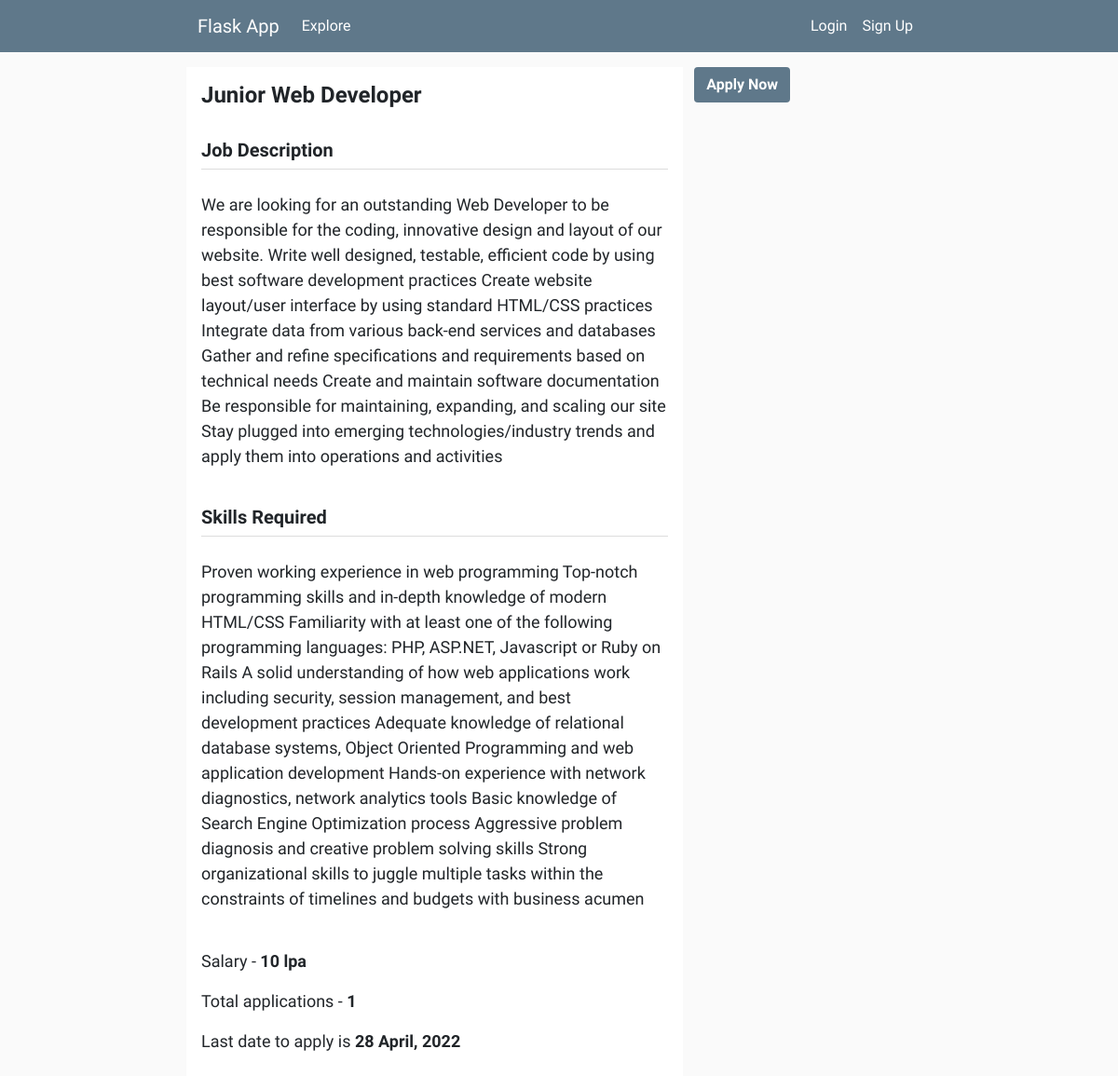
The page /position/1 on the database its author committed.
### app.py (models this page shows, shortened)
class Job(db.Model):
	id = db.Column(db.Integer, primary_key = True)
	role = db.Column(db.String(60), nullable = False)
	job_desc = db.Column(db.String(1200), nullable = False)
	skills_required = db.Column(db.String(1200), nullable = False)
	salary = db.Column(db.String(30), nullable = False)
	deadline = db.Column(db.DateTime, nullable = False)
	posted_on = db.Column(db.DateTime, nullable = False, default = datetime.datetime.now())

### app.py (the view)
@app.route('/position/<int:job_id>')
def position(job_id):
	job = Job.query.get(job_id)
	num_applicants = len(job.applicants)
	if current_user.is_authenticated and job in current_user.applied_at:
		status = db.session.query(user_job).filter_by(user_id = current_user.id, job_id = job_id).first().status
	else:
		status = None
	return render_template('job-details.html', title = job.role, job = job, num_applicants = num_applicants, status = status)

### templates/job-details.html (shortened to what this page needs)
{% extends 'layout.html' %}
{% block content %}
<div class="container col-md-8 mt-3">
	<div class="row">
		<div class="col-md-8 p-3 bg-white">
			<h4><b>{{ job.role }}</b></h4>
			<br/>
			<h5><b>Job Description</b></h5>
			<div class="divider"></div>
			<p class="f-18">
				{{ job.job_desc }}
			</p>
			<br/>
			<h5><b>Skills Required</b></h5>
			<div class="divider"></div>
			<p class="f-18">
				{{ job.skills_required }}
			</p>
			<br/>
			<p class="f-18">Salary - <b>{{ job.salary }}</b></p>
			<p class="f-18">Total applications - <b>{{ num_applicants }}</b></p>
			<p class="f-18">Last date to apply is <b> {{ job.deadline.strftime("%d %B, %Y") }}</b></p>
		</div>
		<div class="col-md-4">
			{% if current_user.is_admin == True %}
			<a href="{{ url_for('applicants', job_id = job.id) }}" class="btn button-style">View Applicants</a>
			{% else %}
				{% if current_user not in job.applicants %}
					<button class="btn button-style" data-bs-toggle="modal" data-bs-target="#applyModal">
						Apply Now
					</button>
				{% else %}
					<h5>You have already applied for this position!</h5>
					<h5>Application Status - {{ status }}</h5>
				{% endif %}
			{% endif %}
		</div>
	</div>
</div>
{% endblock content %}

### static/main.css (style rules this page uses)
body { background-color: #fafafa; font-family: 'Source Sans Pro', sans-serif; }
.button-style { background-color: #5f788a; color: #ffffff; font-weight: 600; }
.divider { height: 1px; background-color: #dddddd; margin-bottom: 3vh; }
.f-18 { font-size: 18px; }

### rows shown on the page
Job: role "Junior Web Developer", job_desc "We are looking for an outstanding Web Developer to be responsible for the coding, innovative design and layout of our website. Write well designed, testable, efficient code by using best software development practices Create website layout/user interface by using standard HTML/CSS practices Integrate data from various back-end services and databases Gather and refine specifications and requirements based on technical needs Create and maintain software documentation Be responsible for maintaining, expanding, and scaling our site Stay plugged into emerging technologies/industry trends and apply them into operations and activities", skills_required "Proven working experience in web programming Top-notch programming skills and in-depth knowledge of modern HTML/CSS Familiarity with at least one of the following programming languages: PHP, ASP.NET, Javascript or Ruby on Rails A solid understanding of how web applications work including security, session management, and best development practices Adequate knowledge of relational database systems, Object Oriented Programming and web application development Hands-on experience with network diagnostics, network analytics tools Basic knowledge of Search Engine Optimization process Aggressive problem diagnosis and creative problem solving skills Strong organizational skills to juggle multiple…", salary "10 lpa", deadline "28 April, 2022"

### other values the page prints
{{ num_applicants }} "1"
